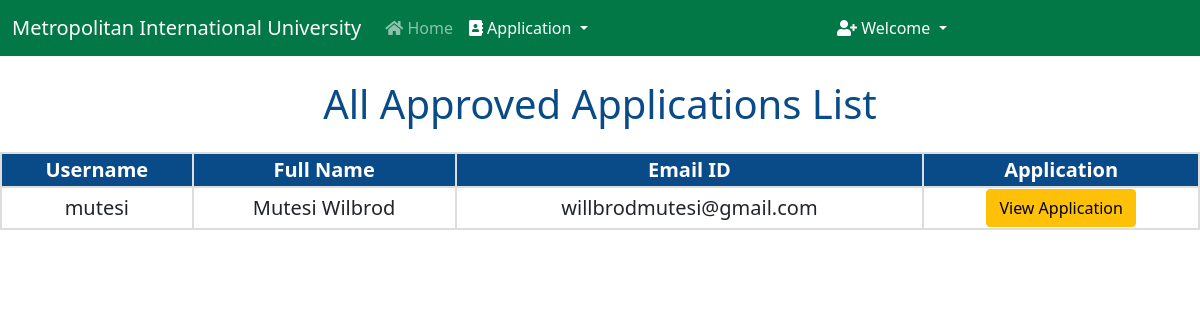
Page /approved_applications/ (signed in) on the earlier database version.
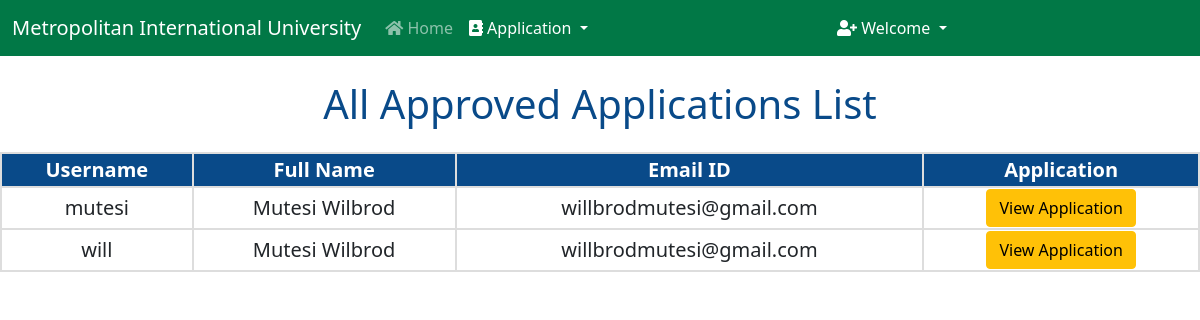
Same page on the later database version.
### miu/models.py (models this page shows, shortened)
class Application(models.Model):
    COURSES = (
    ('Computer Science Engineering', 'Computer Science Engineering'),
    ('Information Technology Engineering', 'Information Technology Engineering'),
    ('Electronics and Telecommunication Engineering', 'Electronics and Telecommunication Engineering'),
    ('Electronics Engineering', 'Electronics Engineering'),
    )
    STATUS = (
        ('Approved', 'Approved'),
        ('Pending', 'Pending'),
        ('Rejected', 'Rejected'),
    )
    user = models.OneToOneField(User, on_delete=models.CASCADE, blank=True, null=True)
    course = models.CharField(max_length=100, choices= COURSES)
    name = models.CharField(max_length=200)
    email = models.CharField(max_length=200)
    phone_no = models.CharField(max_length=200)
    address = models.TextField(max_length=200)
    student_profile = models.ImageField(upload_to="images")
    uce_aggregates = models.DecimalField(max_digits=4, decimal_places=0, null=True)
    uce_certificate = models.ImageField(upload_to="images", null=True)
    uace_points = models.DecimalField(max_digits=4, decimal_places=0, null=True)
    uace_leaving_certificate = models.ImageField(upload_to="images", null=True)
    Application_Status = models.TextField(max_length=100, choices=STATUS, default="Pending")
    message = models.TextField(max_length=100, default="", null=True, blank=True)

### miu/views.py (the view)
# urls.py: path("approved_applications/", views.approved_applications, name="approved_applications"),
def approved_applications(request):
    if not request.user.is_superuser:
        return redirect("/login")
    approved = Application.objects.filter(Application_Status="Approved")
    return render(request, "approved_applications.html", {'approved':approved})

### miu/templates/approved_applications.html (shortened to what this page needs)
{% extends 'admin.html' %}
    {% block body %}
    <h1 class="mt-4">All Approved Applications List</h1>
    <div class="users-table mt-4">
    <table>
        <tbody>
            <tr>
                <th>Username</th>
                <th>Full Name</th>
                <th>Email ID</th>
                <th>Application</th>
            </tr>
            {% for i in approved %}
            <tr>
                <td>{{i.user}}</td>
                <td>{{i.name}}</td>
                <td>{{i.email}}</td>
                <td><a href="/student_application/{{i.id}}/" class="btn btn-warning">View Application</a></td>
            </tr>
            {% endfor %}
        </tbody>
    </table>
    {% endblock %}

Differences in the rows shown:
added Application: user "will", name "Mutesi Wilbrod", email "willbrodmutesi@gmail.com"
